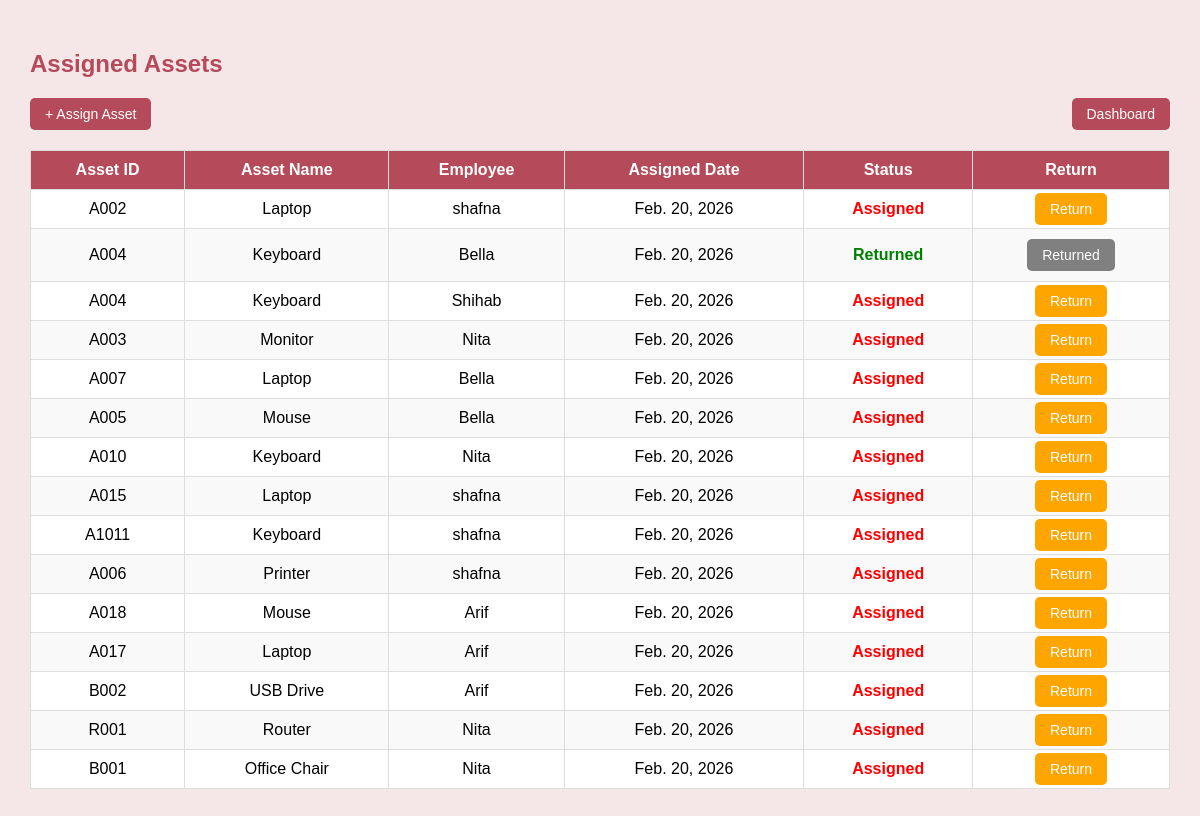
The app's page /asset_assignment/ with its own data.
### asset_assignment/models.py (models this page shows, shortened)
class AssetAssignment(models.Model):
    employee = models.ForeignKey(
        settings.AUTH_USER_MODEL,
        on_delete=models.CASCADE
    )
    asset = models.ForeignKey(
        Asset,
        on_delete=models.CASCADE
    )
    assigned_date = models.DateField(auto_now_add=True)
    return_date = models.DateField(null=True, blank=True)
    is_returned = models.BooleanField(default=False)

### asset_management/models.py (models this page shows, shortened)
class Asset(models.Model):
    STATUS_CHOICES = [
        ('Available', 'Available'),
        ('Assigned', 'Assigned'),
        ('Under Repair', 'Under Repair'),
        ('Retired', 'Retired'),
    ]
    asset_id = models.CharField(max_length=20, unique=True)
    name = models.CharField(max_length=100)
    brand = models.CharField(max_length=100)
    inventory_item = models.ForeignKey(
        Inventory,
        on_delete=models.CASCADE
    )
    status = models.CharField(
        max_length=20,
        choices=STATUS_CHOICES,
        default='Available'
    )

### user_management/models.py (models this page shows, shortened)
class CustomUser(AbstractUser):
    ROLE_CHOICES = (
        ('Admin', 'Admin'),
        ('Employee', 'Employee'),
    )
    role = models.CharField(max_length=10, choices=ROLE_CHOICES, default='Employee')

### asset_assignment/views.py (the view)
# urls.py: path('', views.assign_list, name='assign_list'),
def assign_list(request):
    assignments = AssetAssignment.objects.select_related('employee', 'asset')
    return render(request, 'assign_list.html', {
        'assignments': assignments
    })

### templates/assign_list.html (shortened to what this page needs)
<!DOCTYPE html>
<html>
<head>
</head>
<body>
<h2>Assigned Assets</h2>
<div class="top-bar">
<a href="{% url 'assign_asset' %}" class="btn btn-primary">+ Assign Asset</a>
<a href="{% url 'admin_dashboard' %}" class="btn btn-primary">Dashboard</a>
</div>
<table>
    <thead>
        <tr>
            <th>Asset ID</th>
            <th>Asset Name</th>
            <th>Employee</th>
            <th>Assigned Date</th>
            <th>Status</th>
            <th>Return</th>
        </tr>
    </thead>
    <tbody>
        {% for assignment in assignments %}
        <tr>
            <td>{{ assignment.asset.asset_id }}</td>
            <td>{{ assignment.asset.name }}</td>
            <td>{{ assignment.employee.username }}</td>
            <td>{{ assignment.assigned_date }}</td>
            <td>
                {% if assignment.is_returned %}
                    <span class="status-returned">Returned</span>
                {% else %}
                    <span class="status-assigned">Assigned</span>
                {% endif %}
            </td>
            <td>
                {% if not assignment.is_returned %}
                    <a href="{% url 'return_asset' assignment.id %}"
                       class="btn btn-warning">
                        Return
                    </a>
                {% else %}
                    <button class="btn btn-disabled" disabled>
                        Returned
                    </button>
                {% endif %}
            </td>
        </tr>
        {% empty %}
        <tr>
            <td colspan="6">No assignments found.</td>
        </tr>
        {% endfor %}
    </tbody>
</table>
</body>
</html>

### templates/assign_list.html (style rules this page uses)
body { font-family: Arial, sans-serif; background-color: #f5e6e8; margin: 0; padding: 30px; }
h2 { color: #b44a5a; }
.top-bar { display: flex; justify-content: space-between; margin-bottom: 20px; }
.btn { padding: 8px 15px; border: none; border-radius: 5px; cursor: pointer; text-decoration: none; font-size: 14px; }
.btn-primary { background-color: #b44a5a; color: white; }
.btn-warning { background-color: orange; color: white; }
.btn-disabled { background-color: gray; color: white; cursor: not-allowed; }
table { width: 100%; border-collapse: collapse; background-color: white; }
thead { background-color: #b44a5a; color: white; }
th, td { padding: 10px; text-align: center; border: 1px solid #ddd; }
tr:nth-child(even) { background-color: #f9f9f9; }
.status-assigned { color: red; font-weight: bold; }
.status-returned { color: green; font-weight: bold; }

### records on screen
AssetAssignment: asset.asset_id "A002", asset.name "Laptop", employee.username "shafna", assigned_date "Feb. 20, 2026", is_returned "Assigned"
AssetAssignment: asset.asset_id "A004", asset.name "Keyboard", employee.username "Bella", assigned_date "Feb. 20, 2026", is_returned "Returned"
AssetAssignment: asset.asset_id "A004", asset.name "Keyboard", employee.username "Shihab", assigned_date "Feb. 20, 2026", is_returned "Assigned"
AssetAssignment: asset.asset_id "A003", asset.name "Monitor", employee.username "Nita", assigned_date "Feb. 20, 2026", is_returned "Assigned"
AssetAssignment: asset.asset_id "A007", asset.name "Laptop", employee.username "Bella", assigned_date "Feb. 20, 2026", is_returned "Assigned"
AssetAssignment: asset.asset_id "A005", asset.name "Mouse", employee.username "Bella", assigned_date "Feb. 20, 2026", is_returned "Assigned"
AssetAssignment: asset.asset_id "A010", asset.name "Keyboard", employee.username "Nita", assigned_date "Feb. 20, 2026", is_returned "Assigned"
AssetAssignment: asset.asset_id "A015", asset.name "Laptop", employee.username "shafna", assigned_date "Feb. 20, 2026", is_returned "Assigned"
AssetAssignment: asset.asset_id "A1011", asset.name "Keyboard", employee.username "shafna", assigned_date "Feb. 20, 2026", is_returned "Assigned"
AssetAssignment: asset.asset_id "A006", asset.name "Printer", employee.username "shafna", assigned_date "Feb. 20, 2026", is_returned "Assigned"
AssetAssignment: asset.asset_id "A018", asset.name "Mouse", employee.username "Arif", assigned_date "Feb. 20, 2026", is_returned "Assigned"
AssetAssignment: asset.asset_id "A017", asset.name "Laptop", employee.username "Arif", assigned_date "Feb. 20, 2026", is_returned "Assigned"
AssetAssignment: asset.asset_id "B002", asset.name "USB Drive", employee.username "Arif", assigned_date "Feb. 20, 2026", is_returned "Assigned"
AssetAssignment: asset.asset_id "R001", asset.name "Router", employee.username "Nita", assigned_date "Feb. 20, 2026", is_returned "Assigned"
AssetAssignment: asset.asset_id "B001", asset.name "Office Chair", employee.username "Nita", assigned_date "Feb. 20, 2026", is_returned "Assigned"
